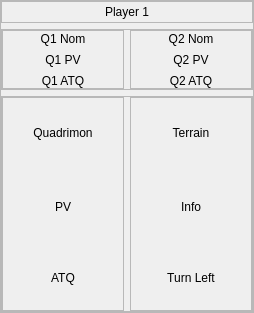
        <widget class="QFrame" name="player1InfoWidget">
         <property name="minimumSize">
          <size>
           <width>240</width>
           <height>270</height>
          </size>
         </property>
         <property name="maximumSize">
          <size>
           <width>480</width>
           <height>540</height>
          </size>
         </property>
         <property name="frameShape">
          <enum>QFrame::StyledPanel</enum>
         </property>
         <property name="frameShadow">
          <enum>QFrame::Raised</enum>
         </property>
         <layout class="QVBoxLayout" name="verticalLayout_2">
          <property name="leftMargin">
           <number>0</number>
          </property>
          <property name="topMargin">
           <number>0</number>
          </property>
          <property name="rightMargin">
           <number>0</number>
          </property>
          <property name="bottomMargin">
           <number>0</number>
          </property>
          <item>
           <widget class="QFrame" name="player1">
            <property name="minimumSize">
             <size>
              <width>240</width>
              <height>20</height>
             </size>
            </property>
            <property name="maximumSize">
             <size>
              <width>480</width>
              <height>40</height>
             </size>
            </property>
            <property name="frameShape">
             <enum>QFrame::StyledPanel</enum>
            </property>
            <property name="frameShadow">
             <enum>QFrame::Raised</enum>
            </property>
            <layout class="QHBoxLayout" name="horizontalLayout_8">
             <property name="leftMargin">
              <number>0</number>
             </property>
             <property name="topMargin">
              <number>0</number>
             </property>
             <property name="rightMargin">
              <number>0</number>
             </property>
             <property name="bottomMargin">
              <number>0</number>
             </property>
             <item>
              <widget class="QLabel" name="P1">
               <property name="sizePolicy">
                <sizepolicy hsizetype="Maximum" vsizetype="Maximum">
                 <horstretch>0</horstretch>
                 <verstretch>0</verstretch>
                </sizepolicy>
               </property>
               <property name="minimumSize">
                <size>
                 <width>240</width>
                 <height>20</height>
                </size>
               </property>
               <property name="maximumSize">
                <size>
                 <width>480</width>
                 <height>40</height>
                </size>
               </property>
               <property name="text">
                <string>Player 1</string>
               </property>
               <property name="alignment">
                <set>Qt::AlignCenter</set>
               </property>
              </widget>
             </item>
            </layout>
           </widget>
          </item>
          <item>
           <widget class="QFrame" name="P1_Team">
            <property name="minimumSize">
             <size>
              <width>240</width>
              <height>50</height>
             </size>
            </property>
            <property name="maximumSize">
             <size>
              <width>480</width>
              <height>100</height>
             </size>
            </property>
            <property name="frameShape">
             <enum>QFrame::StyledPanel</enum>
            </property>
            <property name="frameShadow">
             <enum>QFrame::Raised</enum>
            </property>
            <layout class="QHBoxLayout" name="horizontalLayout_5">
             <property name="leftMargin">
              <number>0</number>
             </property>
             <property name="topMargin">
              <number>0</number>
             </property>
             <property name="rightMargin">
              <number>0</number>
             </property>
             <property name="bottomMargin">
              <number>0</number>
             </property>
             <item>
              <widget class="QFrame" name="P1_Q1">
               <property name="minimumSize">
                <size>
                 <width>120</width>
                 <height>50</height>
                </size>
               </property>
               <property name="maximumSize">
                <size>
                 <width>240</width>
                 <height>100</height>
                </size>
               </property>
               <property name="frameShape">
                <enum>QFrame::StyledPanel</enum>
               </property>
               <property name="frameShadow">
                <enum>QFrame::Raised</enum>
               </property>
               <layout class="QVBoxLayout" name="verticalLayout_3">
                <property name="leftMargin">
                 <number>0</number>
                </property>
                <property name="topMargin">
                 <number>0</number>
                </property>
                <property name="rightMargin">
                 <number>0</number>
                </property>
                <property name="bottomMargin">
                 <number>0</number>
                </property>
                <item>
                 <widget class="QLabel" name="P1_Q1_Name">
                  <property name="minimumSize">
                   <size>
                    <width>120</width>
                    <height>15</height>
                   </size>
                  </property>
                  <property name="maximumSize">
                   <size>
                    <width>240</width>
                    <height>30</height>
                   </size>
                  </property>
                  <property name="text">
                   <string>Q1 Nom</string>
                  </property>
                  <property name="alignment">
                   <set>Qt::AlignCenter</set>
                  </property>
                 </widget>
                </item>
                <item>
                 <widget class="QLabel" name="P1_Q1_PV">
                  <property name="minimumSize">
                   <size>
                    <width>120</width>
                    <height>15</height>
                   </size>
                  </property>
                  <property name="maximumSize">
                   <size>
                    <width>240</width>
                    <height>30</height>
                   </size>
                  </property>
                  <property name="text">
                   <string>Q1 PV</string>
                  </property>
                  <property name="alignment">
                   <set>Qt::AlignCenter</set>
                  </property>
                 </widget>
                </item>
                <item>
                 <widget class="QLabel" name="P1_Q1_ATQ">
                  <property name="minimumSize">
                   <size>
                    <width>120</width>
                    <height>15</height>
                   </size>
                  </property>
                  <property name="maximumSize">
                   <size>
                    <width>240</width>
                    <height>30</height>
                   </size>
                  </property>
                  <property name="text">
                   <string>Q1 ATQ</string>
                  </property>
                  <property name="alignment">
                   <set>Qt::AlignCenter</set>
                  </property>
                 </widget>
                </item>
               </layout>
              </widget>
             </item>
             <item>
              <widget class="QFrame" name="P1_Q2">
               <property name="minimumSize">
                <size>
                 <width>120</width>
                 <height>50</height>
                </size>
               </property>
               <property name="maximumSize">
                <size>
                 <width>240</width>
                 <height>100</height>
                </size>
               </property>
               <property name="frameShape">
                <enum>QFrame::StyledPanel</enum>
               </property>
               <property name="frameShadow">
                <enum>QFrame::Raised</enum>
               </property>
               <layout class="QVBoxLayout" name="verticalLayout_10">
                <property name="leftMargin">
                 <number>0</number>
                </property>
                <property name="topMargin">
                 <number>0</number>
                </property>
                <property name="rightMargin">
                 <number>0</number>
                </property>
                <property name="bottomMargin">
                 <number>0</number>
                </property>
                <item>
                 <widget class="QLabel" name="P1_Q2_Name">
                  <property name="minimumSize">
                   <size>
                    <width>120</width>
                    <height>15</height>
                   </size>
                  </property>
                  <property name="maximumSize">
                   <size>
                    <width>240</width>
                    <height>240</height>
                   </size>
                  </property>
                  <property name="text">
                   <string>Q2 Nom</string>
                  </property>
                  <property name="alignment">
                   <set>Qt::AlignCenter</set>
                  </property>
                 </widget>
                </item>
                <item>
                 <widget class="QLabel" name="P1_Q2_PV">
                  <property name="minimumSize">
                   <size>
                    <width>120</width>
                    <height>15</height>
                   </size>
                  </property>
                  <property name="maximumSize">
                   <size>
                    <width>240</width>
                    <height>30</height>
                   </size>
                  </property>
                  <property name="text">
                   <string>Q2 PV</string>
                  </property>
                  <property name="alignment">
                   <set>Qt::AlignCenter</set>
                  </property>
                 </widget>
                </item>
                <item>
                 <widget class="QLabel" name="P1_Q2_ATQ">
                  <property name="minimumSize">
                   <size>
                    <width>120</width>
                    <height>15</height>
                   </size>
                  </property>
                  <property name="maximumSize">
                   <size>
                    <width>240</width>
                    <height>30</height>
                   </size>
                  </property>
                  <property name="text">
                   <string>Q2 ATQ</string>
                  </property>
                  <property name="alignment">
                   <set>Qt::AlignCenter</set>
                  </property>
                 </widget>
                </item>
               </layout>
              </widget>
             </item>
            </layout>
           </widget>
          </item>
          <item>
           <widget class="QFrame" name="cardAndTerrainInfo">
            <property name="minimumSize">
             <size>
              <width>240</width>
              <height>200</height>
             </size>
            </property>
            <property name="maximumSize">
             <size>
              <width>480</width>
              <height>400</height>
             </size>
            </property>
            <property name="frameShape">
             <enum>QFrame::StyledPanel</enum>
            </property>
            <property name="frameShadow">
             <enum>QFrame::Raised</enum>
            </property>
            <layout class="QHBoxLayout" name="horizontalLayout_4">
             <property name="leftMargin">
              <number>0</number>
             </property>
             <property name="topMargin">
              <number>0</number>
             </property>
             <property name="rightMargin">
              <number>0</number>
             </property>
             <property name="bottomMargin">
              <number>0</number>
             </property>
             <item>
              <widget class="QFrame" name="quadrimonInfo">
               <property name="minimumSize">
                <size>
                 <width>120</width>
                 <height>200</height>
                </size>
               </property>
               <property name="maximumSize">
                <size>
                 <width>240</width>
                 <height>400</height>
                </size>
               </property>
               <property name="frameShape">
                <enum>QFrame::StyledPanel</enum>
               </property>
               <property name="frameShadow">
                <enum>QFrame::Raised</enum>
               </property>
               <layout class="QVBoxLayout" name="verticalLayout_5">
                <property name="leftMargin">
                 <number>0</number>
                </property>
                <property name="topMargin">
                 <number>0</number>
                </property>
                <property name="rightMargin">
                 <number>0</number>
                </property>
                <property name="bottomMargin">
                 <number>0</number>
                </property>
                <item>
                 <widget class="QLabel" name="P1_Name">
                  <property name="minimumSize">
                   <size>
                    <width>120</width>
                    <height>70</height>
                   </size>
                  </property>
                  <property name="maximumSize">
                   <size>
                    <width>240</width>
                    <height>140</height>
                   </size>
                  </property>
                  <property name="text">
                   <string>Quadrimon</string>
                  </property>
                  <property name="alignment">
                   <set>Qt::AlignCenter</set>
                  </property>
                 </widget>
                </item>
                <item>
                 <widget class="QLabel" name="P1_PV">
                  <property name="minimumSize">
                   <size>
                    <width>120</width>
                    <height>65</height>
                   </size>
                  </property>
                  <property name="maximumSize">
                   <size>
                    <width>240</width>
                    <height>130</height>
                   </size>
                  </property>
                  <property name="text">
                   <string>PV</string>
                  </property>
                  <property name="alignment">
                   <set>Qt::AlignCenter</set>
                  </property>
                 </widget>
                </item>
                <item>
                 <widget class="QLabel" name="P1_ATQ">
                  <property name="minimumSize">
                   <size>
                    <width>120</width>
                    <height>65</height>
                   </size>
                  </property>
                  <property name="maximumSize">
                   <size>
                    <width>240</width>
                    <height>130</height>
                   </size>
                  </property>
                  <property name="text">
                   <string>ATQ</string>
                  </property>
                  <property name="alignment">
                   <set>Qt::AlignCenter</set>
                  </property>
                 </widget>
                </item>
               </layout>
              </widget>
             </item>
             <item>
              <widget class="QFrame" name="terrainInfo">
               <property name="minimumSize">
                <size>
                 <width>120</width>
                 <height>200</height>
                </size>
               </property>
               <property name="maximumSize">
                <size>
                 <width>240</width>
                 <height>400</height>
                </size>
               </property>
               <property name="frameShape">
                <enum>QFrame::StyledPanel</enum>
               </property>
               <property name="frameShadow">
                <enum>QFrame::Raised</enum>
               </property>
               <layout class="QVBoxLayout" name="verticalLayout_6">
                <property name="leftMargin">
                 <number>0</number>
                </property>
                <property name="topMargin">
                 <number>0</number>
                </property>
                <property name="rightMargin">
                 <number>0</number>
                </property>
                <property name="bottomMargin">
                 <number>0</number>
                </property>
                <item>
                 <widget class="QLabel" name="P1_Terrain">
                  <property name="minimumSize">
                   <size>
                    <width>120</width>
                    <height>70</height>
                   </size>
                  </property>
                  <property name="maximumSize">
                   <size>
                    <width>240</width>
                    <height>140</height>
                   </size>
                  </property>
                  <property name="text">
                   <string>Terrain</string>
                  </property>
                  <property name="alignment">
                   <set>Qt::AlignCenter</set>
                  </property>
                 </widget>
                </item>
                <item>
                 <widget class="QLabel" name="P1_Terrain_Info">
                  <property name="minimumSize">
                   <size>
                    <width>120</width>
                    <height>65</height>
                   </size>
                  </property>
                  <property name="maximumSize">
                   <size>
                    <width>240</width>
                    <height>130</height>
                   </size>
                  </property>
                  <property name="text">
                   <string>Info</string>
                  </property>
                  <property name="alignment">
                   <set>Qt::AlignCenter</set>
                  </property>
                 </widget>
                </item>
                <item>
                 <widget class="QLabel" name="P1_Terrain_Turn_Left">
                  <property name="minimumSize">
                   <size>
                    <width>120</width>
                    <height>65</height>
                   </size>
                  </property>
                  <property name="maximumSize">
                   <size>
                    <width>240</width>
                    <height>130</height>
                   </size>
                  </property>
                  <property name="text">
                   <string>Turn Left</string>
                  </property>
                  <property name="alignment">
                   <set>Qt::AlignCenter</set>
                  </property>
                 </widget>
                </item>
               </layout>
              </widget>
             </item>
            </layout>
           </widget>
          </item>
         </layout>
        </widget>
